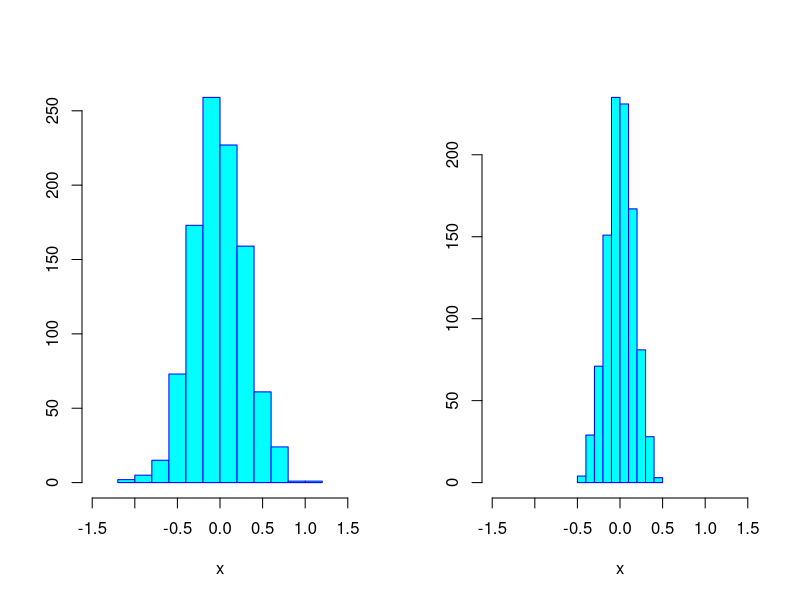

This figure's R source:
# 4장. 표본분포 

# 예제 4-1. 표본 평균 x의 분포
m10 <- rep(NA, 1000)      # 결측치 생성 
m40 <- rep(NA, 1000)

set.seed(9)
for(i in 1:1000) {         
  m10[i] <- mean(rnorm(10))     # m10[i]에 10개의 랜덤 숫자의 평균을 대입 (rnorm(10)= 표준정규분포)
  m40[i] <- mean(rnorm(40))     # m40[i]에 10개의 랜덤 숫자의 평균을 대입 (rnorm(40)= 표준정규분포) 
}
m10
options(digits = 4)
c(mean(m10), sd(m10))
c(mean(m40), sd(m40))

par(mfrow=c(1,2))
hist(m10, xlim=c(-1.5,1.5), main = "", xlab = 'x', ylab = '',
     col = 'cyan', border = 'blue')
hist(m40, xlim=c(-1.5,1.5), main = "", xlab = 'x', ylab = '',
     col = 'cyan', border = 'blue')

par(mfrow=c(1,1))

